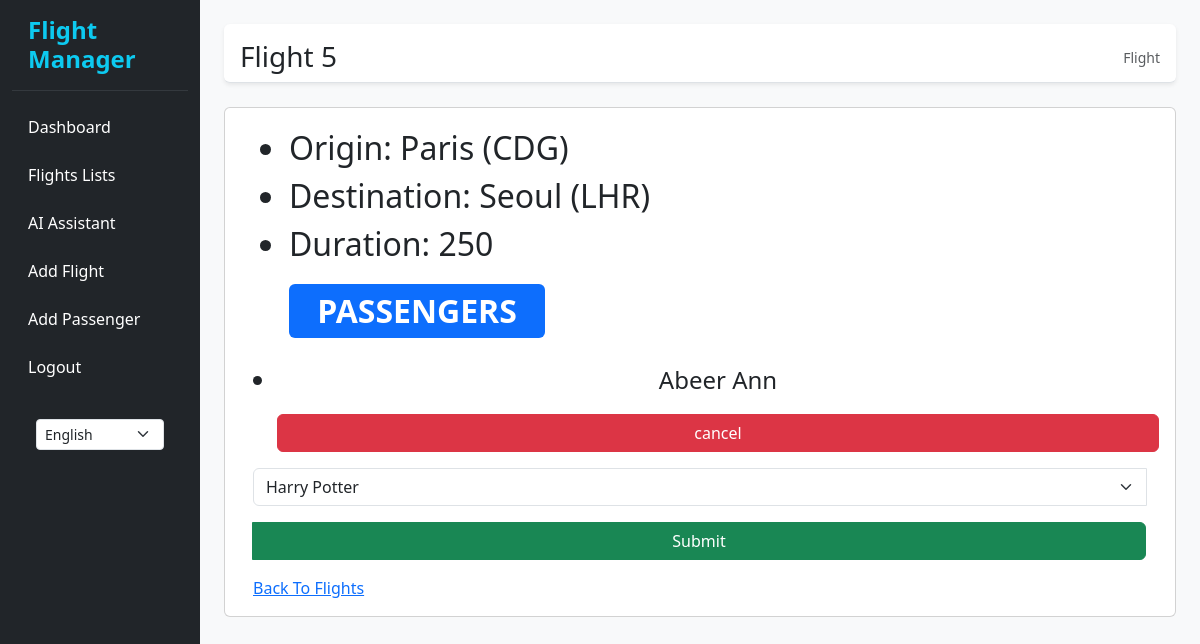
Screenshot of /flights_app/5 (signed in) with the database file from the repository.
### flights_app/models.py (models this page shows, shortened)
class Flight(models.Model):
    origin = models.ForeignKey(Airport, on_delete=models.CASCADE,related_name="Departures")#models.CharField(max_length=64)
    destination = models.ForeignKey(Airport,on_delete=models.CASCADE,related_name="Arrivals") #models.CharField(max_length=64)
    duration = models.IntegerField()

class Airport(models.Model):
    code = models.CharField(max_length=64)
    city = models.CharField(max_length=64)
    def __str__(self):
        return f"{self.city} ({self.code})"

class Passenger(models.Model):
    first = models.CharField(max_length=64)
    last = models.CharField(max_length=64)
    flights = models.ManyToManyField(Flight, blank=True,related_name="passenger")
    image = models.ImageField(upload_to='passenger_images/', blank=True, null=True)
    def __str__(self):
        return f"{self.first} {self.last}"

### flights_app/views.py (the view)
# urls.py: path("<int:id>",views.flight,name="flight"),
@login_required(login_url='/users/login/')
def flight(request,id):
    flight = Flight.objects.get(pk=id)
    return render(request, "flights/flight.html",{
        "flight":flight,
        "passengers":flight.passenger.all(),
        "non_passengers":Passenger.objects.exclude(flights=flight).all()
    })

### flights_app/templates/flights/flight.html (shortened to what this page needs)
{% extends "flights/base.html" %}
{% load i18n %}
{% block page_title %} Flight {{ flight.id }} {% endblock %}
{% block parent_page %}{% trans "Flight" %} {% endblock %}
{% block body %}
    <ul class="ps-5 fs-2">
        <li>{% trans "Origin" %}: {{flight.origin}}</li>
        <li>{% trans "Destination" %}: {{flight.destination}}</li>
        <li>{% trans "Duration" %}: {{flight.duration}}</li>
    </ul>
    <h1 class="fs-2 badge bg-primary text-wrap ms-5 text-uppercase" style="width: 16rem; text-align:center;">Passengers</h1>
    <div class="row ms-4 text-center fs-4">
    <ul>
    {% for passenger in passengers %}
        <li class="mt-3">{{passenger}}
            <form action="{% url 'flights_app:cancel' flight.id %}" method="post">
                <input type="submit" value="cancel" class="input-group mt-3 btn btn-danger">
    </form>
        </li>
        {% empty %}
        <li>{% trans "No Passengers" %}</li>
        {%endfor%}
    </ul>
    </div>
    <div class="container">
    <form action="{% url 'flights_app:book' flight.id %}" method="post">
        <div class="input-group mb-3">
        <select class="form-select col-md-2" name="passenger">
            {% for passenger in non_passengers %}
            <option value="{{passenger.id}}">{{passenger}}</option>
            {% endfor %}
        </select>
        <input type="submit" class="input-group mt-3 btn btn-success">
        </div>
    </form>
    </div>
    <a href="{% url 'flights_app:flight_index' %}" class="container"> {% trans "Back To Flights" %}</a>
{% endblock %}

### rows the page displays
Flight: id "5", origin "Paris (CDG)", destination "Seoul (LHR)", duration "250"
Passenger: first+last "Abeer Ann"

### other values shown
form field language "English"
form field passenger "Harry Potter"
